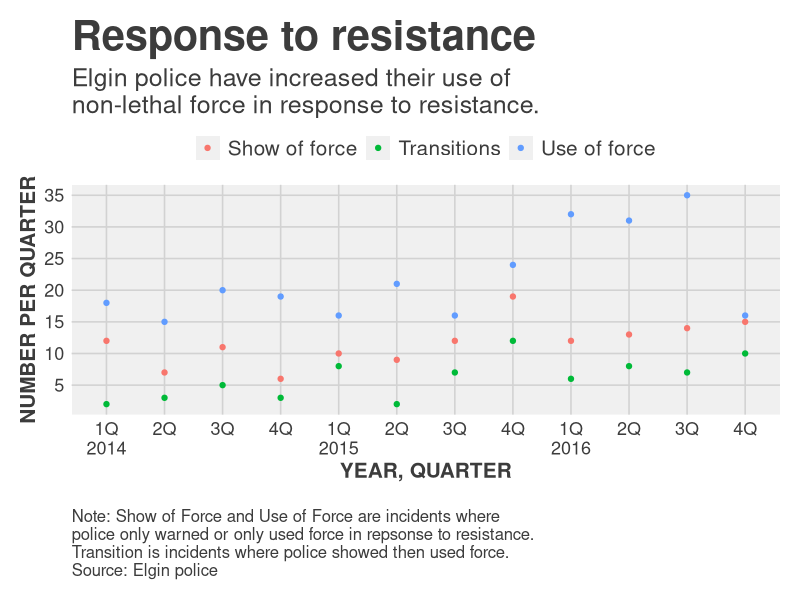

Recreate this plot in R.
# Let's load our new dataframe

library(readr)
df <- read_csv("dfsubset.csv")

# load in ggplot and themes
library(ggplot2)
library(ggthemes)


#---------------------
# This function set styles for the chart
# Be sure to run it before you plot

theme_gfx <- function(...) {
  theme_fivethirtyeight() +
    theme(
      plot.background = element_rect(fill = "white"),
      legend.background = element_rect(fill = "white"),
      plot.title = element_text(size = 30),
      plot.subtitle = element_text(size = 18),
      legend.text=element_text(size=15),
      axis.title=element_text(size=15, face="bold"),
      axis.text=element_text(size=13),
      plot.caption=element_text(size=12, hjust=0),
      # This puts the legend across the top
      legend.position="top", 
      legend.direction="horizontal",
      # removes label for legend
      legend.title = element_blank(),
      ...
    )
}

#----Set up plot for print and online --------

#dev.cur()
#pdf(file="ggplotScatter.pdf", width = 7, height = 6) 
#png(filename = "ggplotScatter.png",width = 600, height = 500, units = "px")

#-----Insert plot here -------------

pScat <- ggplot(df) +
  aes(Year_Quarter, 
      value, 
      color = set) +
  geom_point(stat="identity") + 
  theme_gfx()

# alternative dots - larger with white outline note how we have t
# to change the way we specify the fill color of the dots

#pScat <- ggplot(df) +
#  aes(Year_Quarter, 
#      value, 
#      fill = set) +
#  geom_point(stat="identity",
#             shape = 21,
#             size=3,
#             color = "white") + 
#  theme_gfx()

# Note that there's another way to set the size of points
# and that's by using another factor to do it.
# a good example can be found here: 
# http://t-redactyl.io/blog/2016/02/creating-plots-in-r-using-ggplot2-part-6-weighted-scatterplots.html
# This plots ozone levels by day, but sets the size of 
# the dots by the average wind speed for the day

# Let's customize the x scale
# Remember \n = a line break
pScat <- pScat + scale_x_discrete(
  labels=c("1Q\n2014","2Q","3Q","4Q","1Q\n2015","2Q","3Q","4Q","1Q\n2016","2Q","3Q","4Q")
)

# Let's also customize the y scale
# we set the min and max, then where breaks should be
pScat <- pScat + 
  scale_y_continuous(breaks=c(seq(0,40,5)) )

# add all the titles.
pScat <- pScat + labs(
  title="Response to resistance", # your headline
  subtitle="Elgin police have increased their use of\nnon-lethal force in response to resistance.",
  x="YEAR, QUARTER", 
  y="NUMBER PER QUARTER",
  caption="\nNote: Show of Force and Use of Force are incidents where \npolice only warned or only used force in repsonse to resistance. \nTransition is incidents where police showed then used force. \nSource: Elgin police")

pScat


#----- End plot --------------

#dev.off() 
